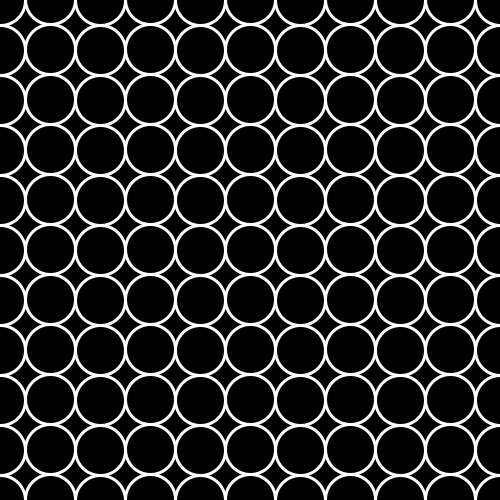
Frame 1 (no input)
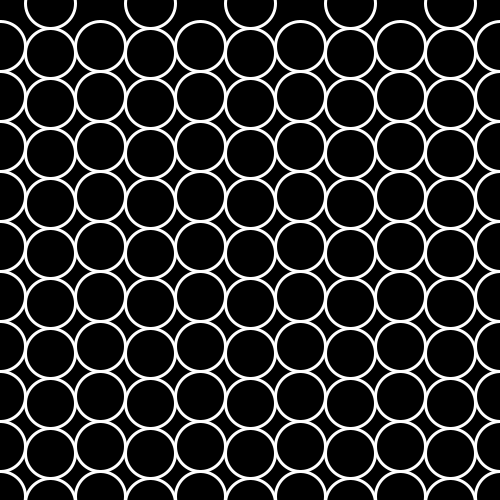
Frame 60 (the mouse pressed at the canvas centre just before this capture)
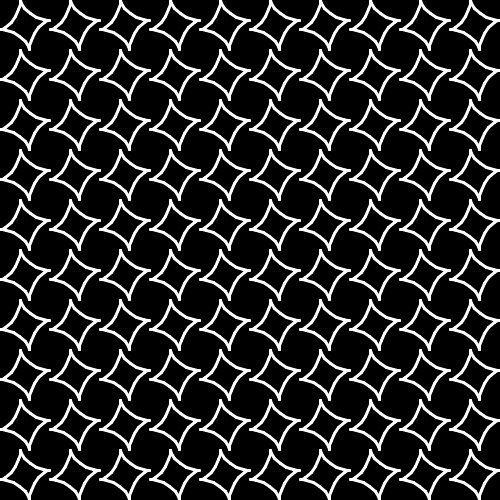
Frame 120 (the mouse held since frame 60 and released just before this capture)

The Processing sketch that drew these frames (run headless with seeded random() and noise(); from frame 60 on, the mouse is pressed at the canvas centre):

// Processing sketch: circeroid2
// ── circeroid2.pde
int n = 10, leng = 0;
float t = 0;
Asteroid a[][] = new Asteroid[n][n]; 
void setup(){
  size(500,500);
  stroke(255);
  smooth();
  noFill();
  leng = width/n;
  for(int i=0;i<n*n;i++)a[i/n][i%n] = new Asteroid(leng/2.0);
}

void draw(){
  background(0);
  t += PI/128.0;
  if(t%PI >= PI/2){
    strokeWeight(3);
    for(int i=0;i<n;i++){
      for(int j=0;j<n;j++){
        translate(i*leng + leng/2.0, j*leng + leng/2.0);
        rotate(t);
        a[i][j].show();
        resetMatrix();
      }
    }
  }else{
    strokeWeight(3);
    for(int i=0;i<n+2;i++){
      for(int j=0;j<n+2;j++){
        if(i%2==0)translate(i*leng, j*leng + map(t%PI,0,PI/2,0,leng));
        else translate(i*leng, j*leng - map(t%PI,0,PI/2,0,leng));
        circle(0, 0, leng);
        resetMatrix();
      }
    }
  }
  
}

class Asteroid{
  float r;
  int num = 30;
  Asteroid(float r){
    this.r = r;
  }
  
  float mul3(float x){
    return x*x*x;
  }
  
  void show(){
    for(int i=0;i<num;i++){
      float rad1 = map(i,0,num,0,2*PI);
      float rad2 = map(i+1,0,num,0,2*PI);
      line(r*mul3(cos(rad1)), r*mul3(sin(rad1)), r*mul3(cos(rad2)), r*mul3(sin(rad2)));
    }
  }
}
